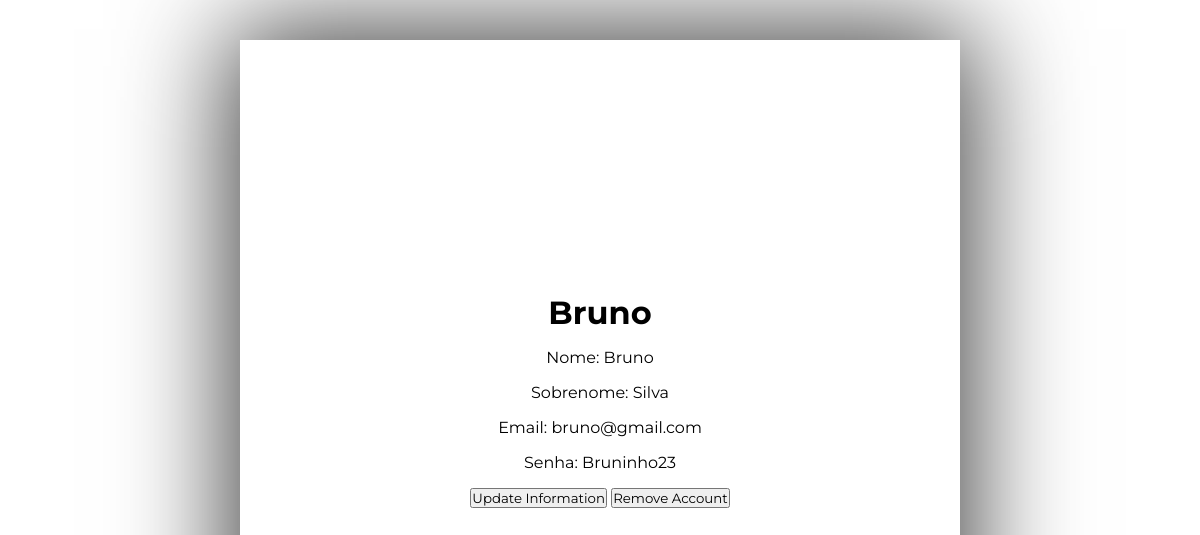
The page /indexLoggedIn.php (signed in) on the database its author committed.
### tables this page shows
CREATE TABLE Usuario (
    id_usuario INT PRIMARY KEY AUTO_INCREMENT,
    nome VARCHAR(100),
    sobrenome VARCHAR(100),
    dataNascimento DATE,
    email VARCHAR(100),
    telefone VARCHAR(100),
    senha VARCHAR(30),
    moedas FLOAT DEFAULT 200
);

### indexLoggedIn.php (the view, shortened to what this page needs)
<?php
    include_once 'connection.php';
    $id = $_SESSION["id"];
    $sql = "SELECT * FROM usuario WHERE id_usuario ='". $id . "';";
    $result = mysqli_query($conn, $sql);
    $row = mysqli_fetch_assoc($result);
?>
<!DOCTYPE html>
<html lang="en">
<head>
    <link rel="stylesheet" href="./css/loggedInStyle.css">
</head>
<body>
    <main>
        <div class="information">
            <h1><?php echo $row['nome'];?></h1>
            <?php
                echo "<p> Nome: " .   $row['nome'] . "</p>";
                echo "<p> Sobrenome: "  .   $row['sobrenome'] . "</p>";
                echo "<p> Email: "  .   $row['email'] . "</p>";
                echo "<p> Senha: " .   $row['senha'] . "</p>";
            ?>
            <div class="buttons">
                <a href="./updateInfo.php"><button>Update Information</button></a>
                <a href="./removeUser.php"><button>Remove Account</button></a>
            </div>
        </div>
    </main>
</body>
</html>

### css/loggedInStyle.css (style rules this page uses)
main,body,* { box-sizing: border-box; padding: 0; margin: 0; font-family: "Montserrat", sans-serif; }
main { width: 100%; height: 100vh; display: flex; align-items: center; justify-content: center; flex-direction: column; }
.information { display: flex; flex-direction: column; justify-content: center; align-items: center; width: 60%; height: 90vh; box-shadow: 0px 0px 104px 11px rgba(0,0,0,0.75); -webkit-box-shadow: 0px 0px 104px 11px rgba(0,0,0,0.75); -moz-box-shadow: 0px 0px 104px 11px rgba(0,0,0,0.75); row-gap: 1rem; }
:root { --red: #c41818; --green: #049c35; }

### rows shown on the page
usuario: nome "Bruno", sobrenome "Silva", email "bruno@gmail.com", senha "Bruninho23"
